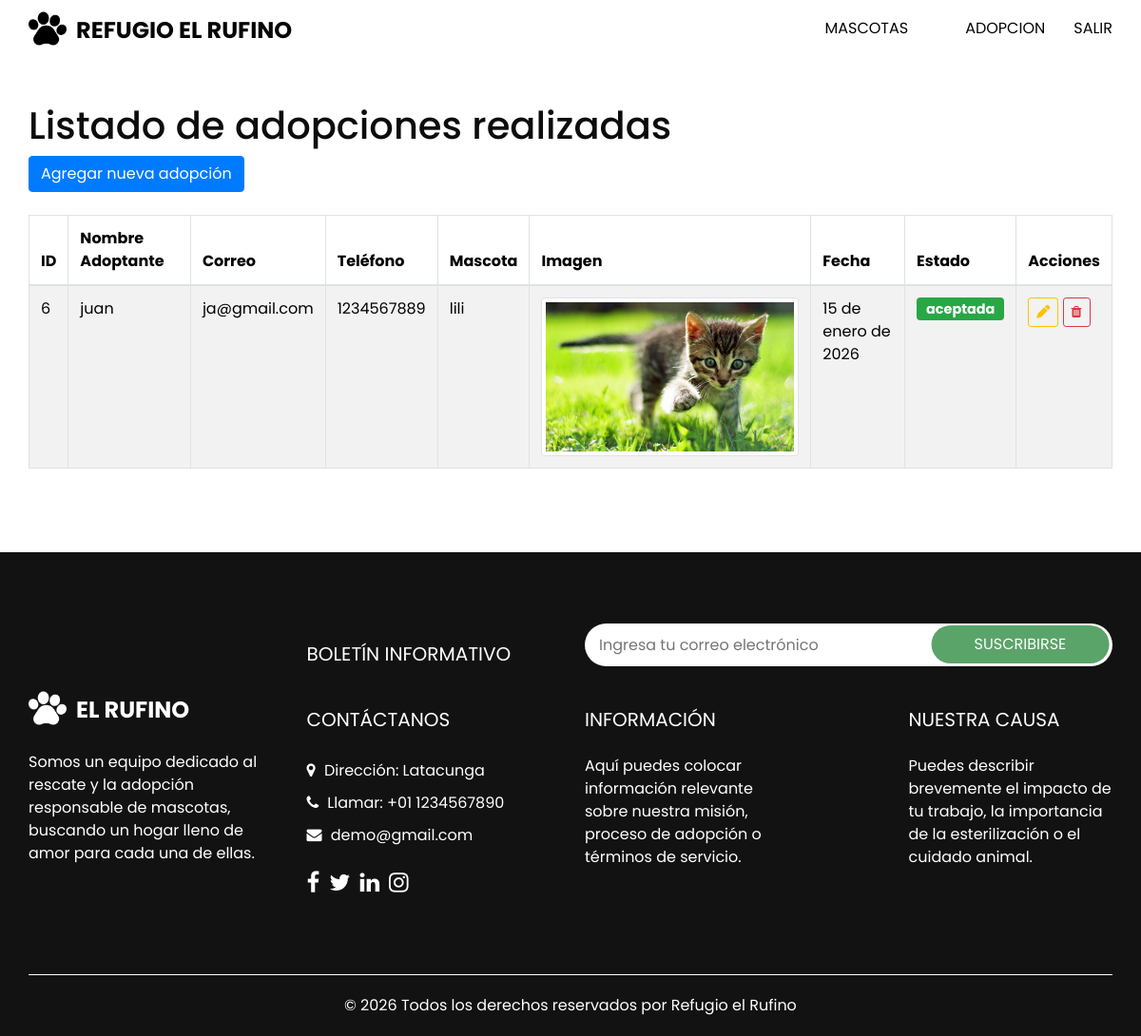
The page /inicio3/ (signed in) on the database as committed earlier.
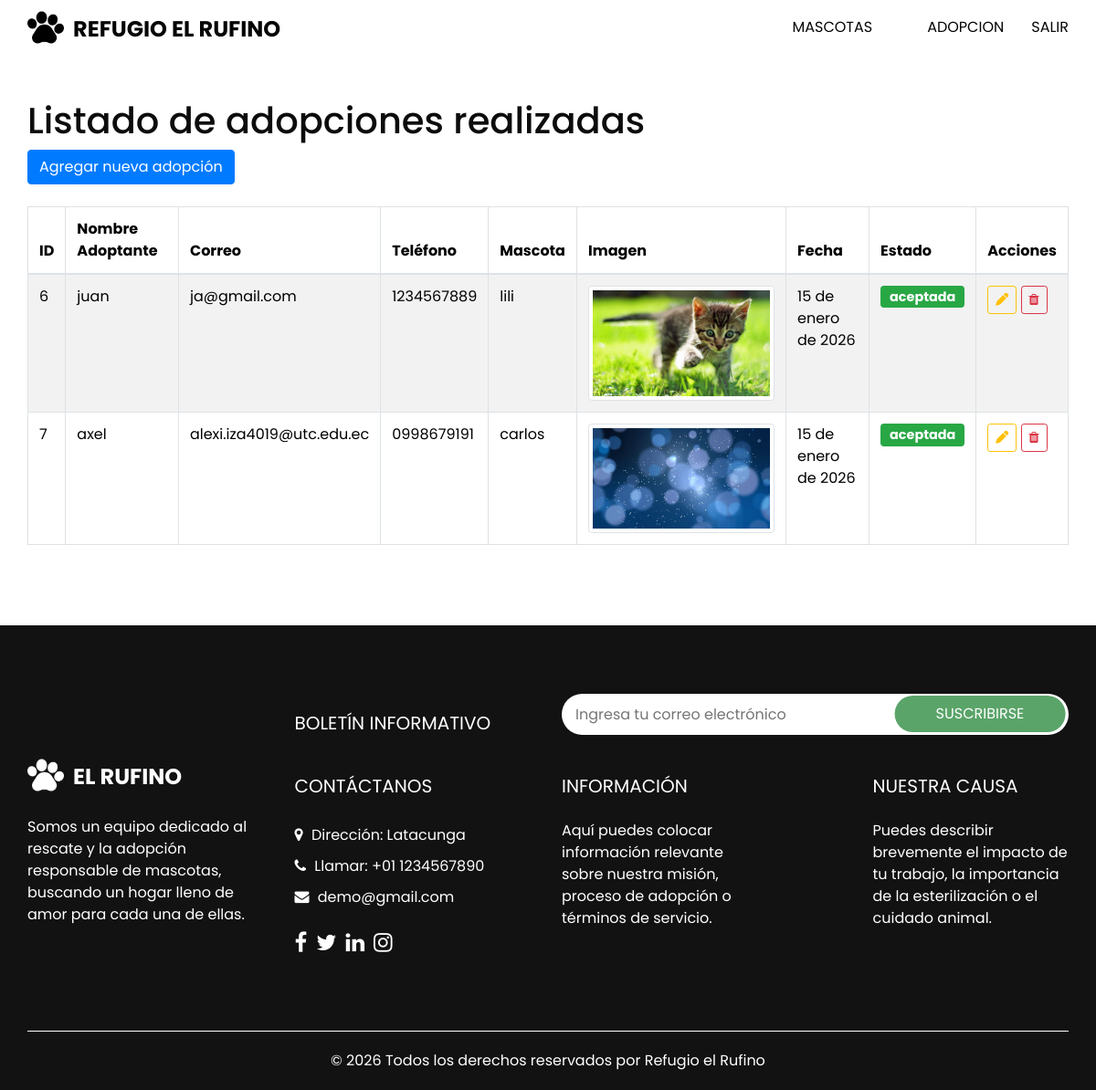
The same page on the database as committed later.
### Aplicaciones/Adopcion/models.py (models this page shows, shortened)
class Adopcion(models.Model):
    ESTADO_CHOICES = [
        ('pendiente', 'Pendiente'),
        ('aceptada', 'Aceptada'),
        ('rechazada', 'Rechazada'),
    ]
    nombre_adoptante = models.CharField(max_length=200)
    correo = models.EmailField()
    telefono = models.CharField(max_length=15)
    mascota = models.ForeignKey(Mascota, on_delete=models.CASCADE)
    fecha = models.DateField(default=date.today)
    estado = models.CharField(max_length=10, choices=ESTADO_CHOICES, default='pendiente')

### Aplicaciones/Mascota/models.py (models this page shows, shortened)
class Mascota(models.Model):
    ESPECIE_CHOICES = [
        ('Perro', 'Perro'),
        ('Gato', 'Gato'),
        ('Otro', 'Otro'),
    ]
    codigo = models.CharField(max_length=50, unique=True)
    nombre = models.CharField(max_length=200)
    especie = models.CharField(max_length=20, choices=ESPECIE_CHOICES)
    edad = models.PositiveIntegerField()
    adoptado = models.BooleanField(default=False)
    imgMascota = models.ImageField(upload_to='imgMascota/', blank=True, null=True)

### Aplicaciones/Adopcion/views.py (the view)
# urls.py: path('', views.inicioadopcion, name='inicioadopcion'),
@login_required
def inicioadopcion(request):
    listadoAdo = Adopcion.objects.all()
    return render(request, 'inicio3.html', {'adopciones': listadoAdo})

### Aplicaciones/Adopcion/templates/inicio3.html (shortened to what this page needs)
{% extends './plantilla.html' %}
{% block contenido %}
<br><br>
<div class="container">
    <h1>Listado de adopciones realizadas</h1>
    <a href="{% url 'nuevaAdopcion' %}" class="btn btn-primary">Agregar nueva adopción</a>
    <br><br>
    <table class="table table-bordered table-striped table-hover" id="tbl_ado">
        <thead>
            <tr>
                <th>ID</th>
                <th>Nombre Adoptante</th>
                <th>Correo</th>
                <th>Teléfono</th>
                <th>Mascota</th>
                <th>Imagen</th>
                <th>Fecha</th>
                <th>Estado</th>
                <th>Acciones</th>
            </tr>
        </thead>
        <tbody>
            {% for adopcion in adopciones %}
            <tr>
                <td>{{ adopcion.id }}</td>
                <td>{{ adopcion.nombre_adoptante }}</td>
                <td>{{ adopcion.correo }}</td>
                <td>{{ adopcion.telefono }}</td>
                <td>{{ adopcion.mascota.nombre }}</td>
                <td>
                    {% if adopcion.mascota.imgMascota %}
                        <img src="{{ adopcion.mascota.imgMascota.url }}"
                             class="img-thumbnail"
                             height="60"
                             alt="{{ adopcion.mascota.nombre }}"
                             style="cursor: pointer;"
                             data-bs-toggle="modal"
                             data-bs-target="#imagenModal{{ adopcion.id }}">
                    {% else %}
                        Sin imagen
                    {% endif %}
                </td>
                <td>{{ adopcion.fecha }}</td>
                <td>
                    <span class="badge
                        {% if adopcion.estado == 'pendiente' %}bg-warning
                        {% elif adopcion.estado == 'aceptada' %}bg-success
                        {% else %}bg-danger{% endif %}">
                        {{ adopcion.estado }}
                    </span>
                </td>
                <td>
                    <a href="{% url 'editarAdopcion' adopcion.id %}" class="btn btn-outline-warning btn-sm">
                        <i class="fa fa-pen"></i>
                    </a>
                    <a href="{% url 'eliminarAdopcion' adopcion.id %}" class="btnEliminar btn btn-outline-danger btn-sm" data-id="{{ adopcion.id }}">
                        <i class="fa fa-trash"></i>
                    </a>
                </td>
            </tr>
            {% endfor %}
        </tbody>
    </table>
</div>
{% endblock %}

Rows that differ between the two databases and show on the page:
added Adopcion: id "7", nombre_adoptante "axel", correo "alexi.iza4019@utc.edu.ec", telefono "0998679191", mascota.nombre "carlos", mascota.imgMascota (picture), fecha "15 de enero de 2026", estado "aceptada"
